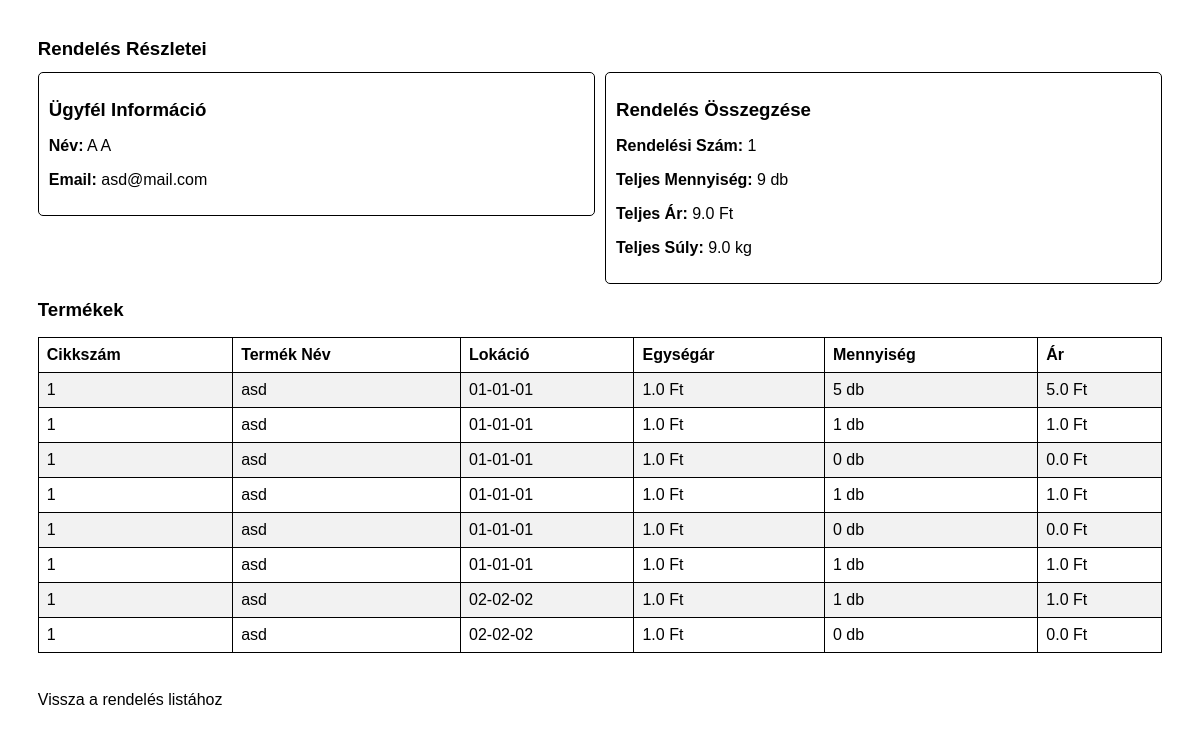
The app's page /order_details/1, older data.
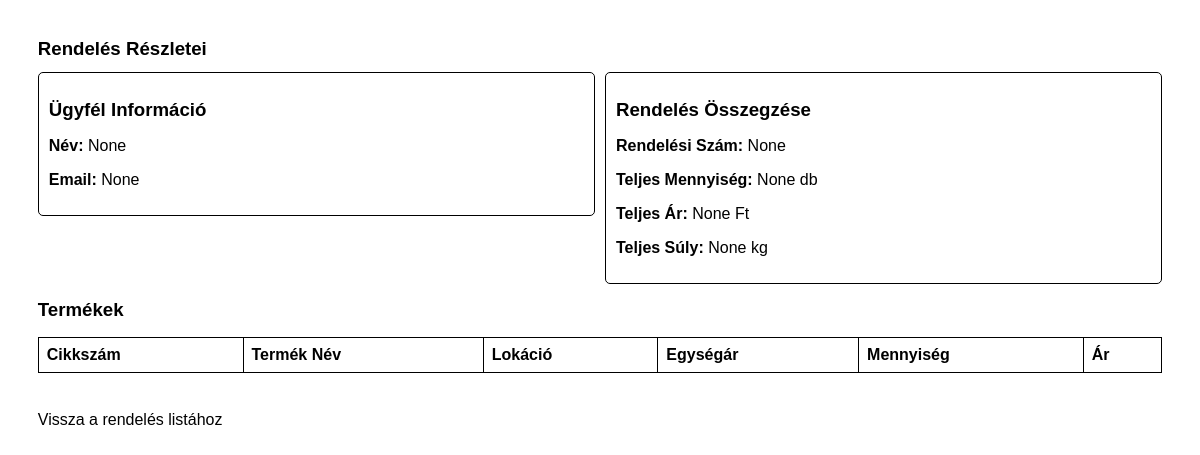
The same page, newer data.
### tables this page shows
CREATE TABLE customers (
                    id INTEGER PRIMARY KEY,
                    nev TEXT NOT NULL,
                    iranyitoszam TEXT NOT NULL,
                    varos TEXT NOT NULL,
                    utca TEXT NOT NULL,
                    hazszam TEXT NOT NULL,
                    email TEXT NOT NULL UNIQUE);

CREATE TABLE stock (
                    id INTEGER PRIMARY KEY,
                    cikkszam TEXT,
                    lokacio TEXT,
                    mennyiseg INTEGER,
                    order_id INTEGER,
                    FOREIGN KEY(cikkszam) REFERENCES products(cikkszam),
                    FOREIGN KEY(order_id) REFERENCES orders(id));

CREATE TABLE products (
                    id INTEGER PRIMARY KEY,
                    cikkszam TEXT UNIQUE,
                    egyseg_vonalkod INTEGER ,
                    gyujto_vonalkod INTEGER ,
                    nev TEXT,
                    ar REAL,
                    suly REAL,
                    kategoria TEXT);

### raktar_program-master/app.py (the view)
@app.route('/order_details/<int:order_id>', methods=['GET'])
def order_details(order_id):
    conn = get_db_connection()
    order_info = conn.execute('''
        SELECT SUM(stock.mennyiseg) AS total_quant,
                              SUM(products.ar * stock.mennyiseg) AS total_price,
                              SUM(products.suly * stock.mennyiseg) AS total_weight,
                              customers.nev AS nev,
                              customers.email AS email,
                              order_id
        FROM stock LEFT JOIN products ON stock.cikkszam = products.cikkszam
                              LEFT JOIN orders ON stock.cikkszam = orders.cikkszam
                              LEFT JOIN customers ON customers.id = orders.customer_id
        WHERE order_id = ?
    ''', (order_id,)).fetchone()
    product_details = conn.execute('''
        SELECT
            products.nev AS product_name,
            products.cikkszam,
            products.ar AS price,
            products.suly AS weight,
            stock.mennyiseg AS quantity,
            stock.lokacio AS lokacio
        FROM stock
        JOIN products ON stock.cikkszam = products.cikkszam
        WHERE stock.order_id = ?
        ORDER BY lokacio
    ''', (order_id,)).fetchall()
    conn.close()
    if not order_info:
        flash('Hiba: A rendelési szám nem létezik!', 'error')
        return redirect(url_for('orders'))
    return render_template(
        'order_details.html',
        order_info=order_info,
        product_details=product_details
    )

### raktar_program-master/app.py (called while the page is built)
def get_db_connection():
    conn = sqlite3.connect('database.db')
    conn.row_factory = sqlite3.Row
    return conn

### raktar_program-master/templates/order_details.html (shortened to what this page needs)
<!DOCTYPE html>
<html lang="hu">
<head>
    <link rel="stylesheet" href="{{ url_for('static', filename='css/print.css') }}">
</head>
<body>
    <h1>Rendelés Részletei</h1>
    <div class="summary-container">
        <div class="customer-info">
            <h2>Ügyfél Információ</h2>
            <p><strong>Név:</strong> {{ order_info['nev'] }}</p>
            <p><strong>Email:</strong> {{ order_info['email'] }}</p>
        </div>
        <div class="order-summary">
            <h2>Rendelés Összegzése</h2>
            <p><strong>Rendelési Szám:</strong> {{ order_info['order_id'] }}</p>
            <p><strong>Teljes Mennyiség:</strong> {{ order_info['total_quant'] }} db</p>
            <p><strong>Teljes Ár:</strong> {{ order_info['total_price'] }} Ft</p>
            <p><strong>Teljes Súly:</strong> {{ order_info['total_weight'] }} kg</p>
        </div>
    </div>
    <div>
        <h2>Termékek</h2>
        <table border="1">
            <thead>
                <tr>
                    <th>Cikkszám</th>
                    <th>Termék Név</th>
                    <th>Lokáció</th>
                    <th>Egységár</th>
                    <th>Mennyiség</th>
                    <th>Ár</th>
                </tr>
            </thead>
            <tbody>
                {% for product in product_details %}
                <tr>
                    <td>{{ product['cikkszam'] }}</td>
                    <td>{{ product['product_name'] }}</td>
                    <td>{{ product['lokacio'] }}</td>
                    <td>{{ product['price'] }} Ft</td>
                    <td>{{ product['quantity'] }} db</td>
                    <td>{{ product['price'] * product['quantity']}} Ft</td>
                </tr>
                {% endfor %}
            </tbody>
        </table>
    </div>
    <a href="{{ url_for('orders') }}">Vissza a rendelés listához</a>
</body>
</html>

Row changes from the older to the newer data that the page shows:
no longer on this page (row unchanged): customers: email "asd@mail.com"
no longer on this page (row edited): stock: cikkszam "1", product_name "asd", lokacio "01-01-01", price "1.0", quantity "5", product['price']*product['quantity'] "5.0"
removed stock: cikkszam "1", product_name "asd", lokacio "01-01-01", price "1.0", quantity "1", product['price']*product['quantity'] "1.0"
removed stock: cikkszam "1", product_name "asd", lokacio "01-01-01", price "1.0", quantity "0", product['price']*product['quantity'] "0.0"
removed stock: cikkszam "1", product_name "asd", lokacio "01-01-01", price "1.0", quantity "1", product['price']*product['quantity'] "1.0"
removed stock: cikkszam "1", product_name "asd", lokacio "01-01-01", price "1.0", quantity "0", product['price']*product['quantity'] "0.0"
removed stock: cikkszam "1", product_name "asd", lokacio "01-01-01", price "1.0", quantity "1", product['price']*product['quantity'] "1.0"
no longer on this page (row edited): stock: cikkszam "1", product_name "asd", lokacio "02-02-02", price "1.0", quantity "1", product['price']*product['quantity'] "1.0"
removed stock: cikkszam "1", product_name "asd", lokacio "02-02-02", price "1.0", quantity "0", product['price']*product['quantity'] "0.0"
Text that changed along with them:
{{ order_info['nev'] }}: "A A" → "None"
{{ order_info['email'] }}: (not shown) → "None"
{{ order_info['order_id'] }}: "1" → "None"
{{ order_info['total_quant'] }}: "9" → "None"
{{ order_info['total_price'] }}: "9.0" → "None"
{{ order_info['total_weight'] }}: "9.0" → "None"
